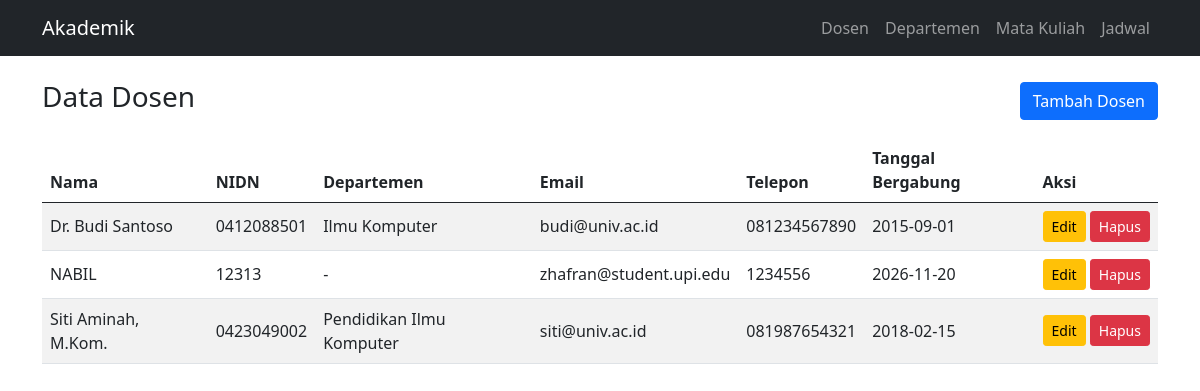
The page / on the database its author committed.
### tables this page shows
CREATE TABLE `lecturers` (
  `id` int(11) NOT NULL,
  `name` varchar(100) NOT NULL,
  `nidn` varchar(20) NOT NULL,
  `phone` varchar(20) NOT NULL,
  `email` varchar(100) NOT NULL,
  `join_date` date NOT NULL,
  `department_id` int(11) DEFAULT NULL
);

CREATE TABLE `departments` (
  `id` int(11) NOT NULL,
  `department_name` varchar(100) NOT NULL,
  `faculty` varchar(100) NOT NULL
);

### index.php (called while the page is built, shortened)
<?php
require_once __DIR__ . '/models/DB.php';
require_once __DIR__ . '/views/render.php';
require_once __DIR__ . '/controllers/LecturerController.php';
$page = $_GET['page'] ?? 'lecturers';
$action = $_GET['action'] ?? 'index';
$controllers = [
    'lecturers' => new LecturerController(),
    'courses' => new CourseController(),
    'schedules' => new CourseScheduleController(),
    'departments' => new DepartmentController(),
];
$controllers[$page]->dispatch($action);

### models/DB.php (called while the page is built, shortened)
<?php
class DB
{
    private $connection;
    public function __construct()
    {
        $this->connection = new mysqli(
            Config::$db_host,
            Config::$db_user,
            Config::$db_pass,
            Config::$db_name
        );
        $this->connection->set_charset('utf8mb4');
    }
    protected function fetchAll($sql, $params = [])
    {
        $result = $this->run($sql, $params);
        return $result->fetch_all(MYSQLI_ASSOC);
    }
    private function run($sql, $params)
    {
        $statement = $this->connection->prepare($sql);
        $statement->execute();
        $result = $statement->get_result();
        return $result === false ? $statement->affected_rows : $result;
    }
}

### models/Lecturer.php (called while the page is built, shortened)
<?php
class Lecturer extends DB
{
    public function all()
    {
        return $this->fetchAll(
            'SELECT lecturers.*, departments.department_name
             FROM lecturers
             LEFT JOIN departments ON lecturers.department_id = departments.id
             ORDER BY lecturers.name'
        );
    }
}

### views/lecturers/index.php (the view, shortened to what this page needs)
<div class="d-flex justify-content-between align-items-center mb-3">
    <h1 class="h3">Data Dosen</h1>
    <a class="btn btn-primary" href="index.php?page=lecturers&action=create">Tambah Dosen</a>
</div>
<div class="table-responsive">
    <table class="table table-striped align-middle">
        <thead><tr><th>Nama</th><th>NIDN</th><th>Departemen</th><th>Email</th><th>Telepon</th><th>Tanggal Bergabung</th><th>Aksi</th></tr></thead>
        <tbody>
        <?php foreach ($lecturers as $lecturer): ?>
            <tr>
                <td><?= e($lecturer['name']) ?></td>
                <td><?= e($lecturer['nidn']) ?></td>
                <td><?= e($lecturer['department_name'] ?? '-') ?></td>
                <td><?= e($lecturer['email']) ?></td>
                <td><?= e($lecturer['phone']) ?></td>
                <td><?= e($lecturer['join_date']) ?></td>
                <td class="text-nowrap">
                    <a class="btn btn-sm btn-warning" href="index.php?page=lecturers&action=edit&id=<?= e($lecturer['id']) ?>">Edit</a>
                    <form class="d-inline" method="post" action="index.php?page=lecturers&action=delete" onsubmit="return confirm('Hapus dosen ini?')">
                        <button class="btn btn-sm btn-danger" type="submit">Hapus</button>
                    </form>
                </td>
            </tr>
        <?php endforeach; ?>
        </tbody>
    </table>
</div>

### controllers/LecturerController.php (shortened to what this page needs)
<?php
class LecturerController
{
    private $model;
    public function __construct()
    {
        $this->model = new Lecturer();
    }
    public function dispatch($action)
    {
        switch ($action) {
            case 'index':
                render_page('lecturers/index.php', ['lecturers' => $this->model->all()], 'Data Dosen');
                return;
        }
    }
}

### views/render.php (shortened to what this page needs)
<?php
function e($value)
{
    return htmlspecialchars((string) $value, ENT_QUOTES, 'UTF-8');
}
function render_page($view, $data, $title)
{
    extract($data, EXTR_SKIP);
    require __DIR__ . '/' . $view;
    $content = ob_get_clean();
    $template = file_get_contents(__DIR__ . '/../templates/index.html');
    echo strtr($template, [
        '{{title}}' => e($title),
        '{{content}}' => $content,
    ]);
}

### rows shown on the page
lecturers: name "Dr. Budi Santoso", nidn "0412088501", department.department_name "Ilmu Komputer", email "budi@univ.ac.id", phone "081234567890", join_date "2015-09-01"
lecturers: name "NABIL", nidn "12313", department_name "-", email "zhafran@student.upi.edu", phone "1234556", join_date "2026-11-20"
lecturers: name "Siti Aminah, M.Kom.", nidn "0423049002", department.department_name "Pendidikan Ilmu Komputer", email "siti@univ.ac.id", phone "081987654321", join_date "2018-02-15"
